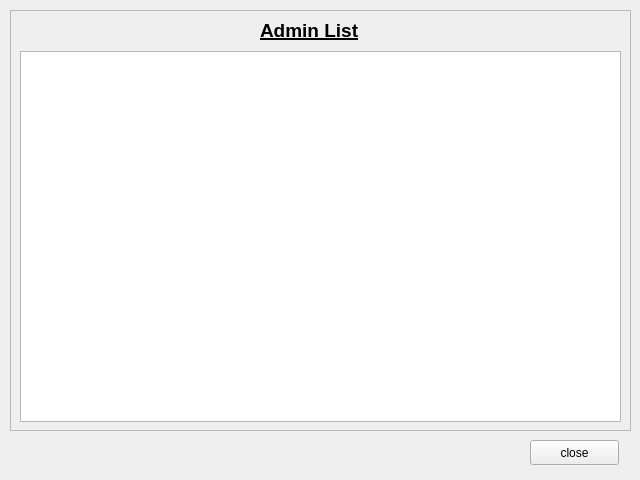
<?xml version="1.0" encoding="UTF-8"?>
<ui version="4.0">
 <class>adminList</class>
 <widget class="QWidget" name="adminList">
  <property name="geometry">
   <rect>
    <x>0</x>
    <y>0</y>
    <width>640</width>
    <height>480</height>
   </rect>
  </property>
  <property name="windowTitle">
   <string>Admins</string>
  </property>
  <widget class="QFrame" name="frame">
   <property name="geometry">
    <rect>
     <x>10</x>
     <y>10</y>
     <width>621</width>
     <height>421</height>
    </rect>
   </property>
   <property name="frameShape">
    <enum>QFrame::StyledPanel</enum>
   </property>
   <property name="frameShadow">
    <enum>QFrame::Raised</enum>
   </property>
   <widget class="QLabel" name="adminListLabel">
    <property name="geometry">
     <rect>
      <x>250</x>
      <y>0</y>
      <width>131</width>
      <height>41</height>
     </rect>
    </property>
    <property name="styleSheet">
     <string notr="true">font-size:14pt;
font-weight: bold;</string>
    </property>
    <property name="text">
     <string>&lt;html&gt;&lt;head/&gt;&lt;body&gt;&lt;p&gt;&lt;span style=&quot; text-decoration: underline;&quot;&gt;Admin List&lt;/span&gt;&lt;/p&gt;&lt;/body&gt;&lt;/html&gt;</string>
    </property>
   </widget>
   <widget class="QTableWidget" name="tableWidget">
    <property name="geometry">
     <rect>
      <x>10</x>
      <y>41</y>
      <width>601</width>
      <height>371</height>
     </rect>
    </property>
   </widget>
  </widget>
  <widget class="QPushButton" name="okbutton">
   <property name="geometry">
    <rect>
     <x>530</x>
     <y>440</y>
     <width>89</width>
     <height>25</height>
    </rect>
   </property>
   <property name="text">
    <string>close</string>
   </property>
  </widget>
 </widget>
 <resources/>
 <connections/>
</ui>
